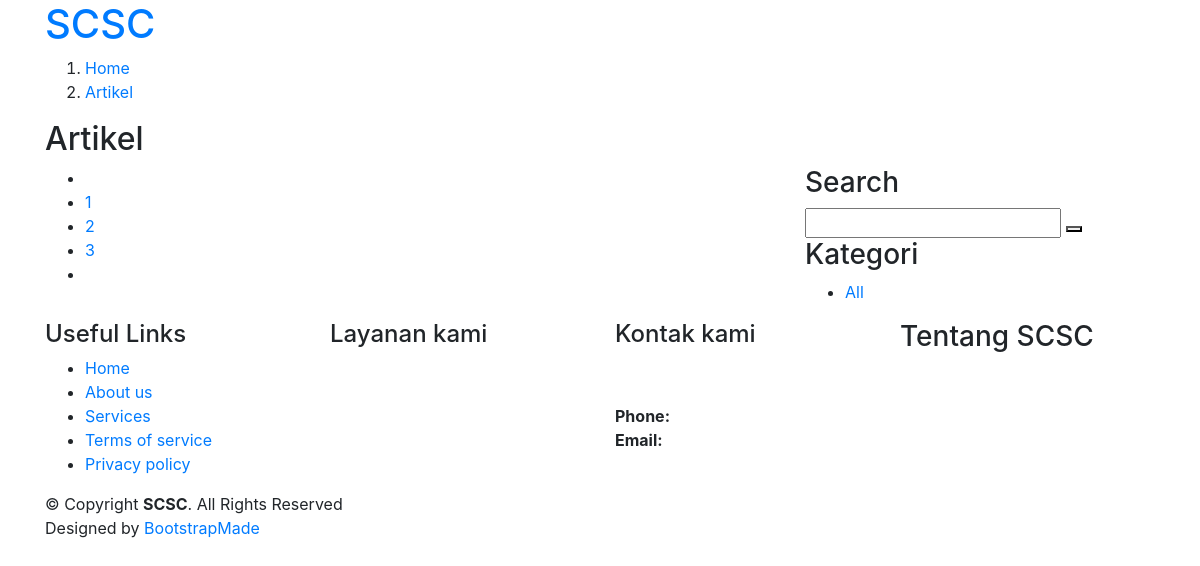
Page /index.php/artikel on the earlier database version.
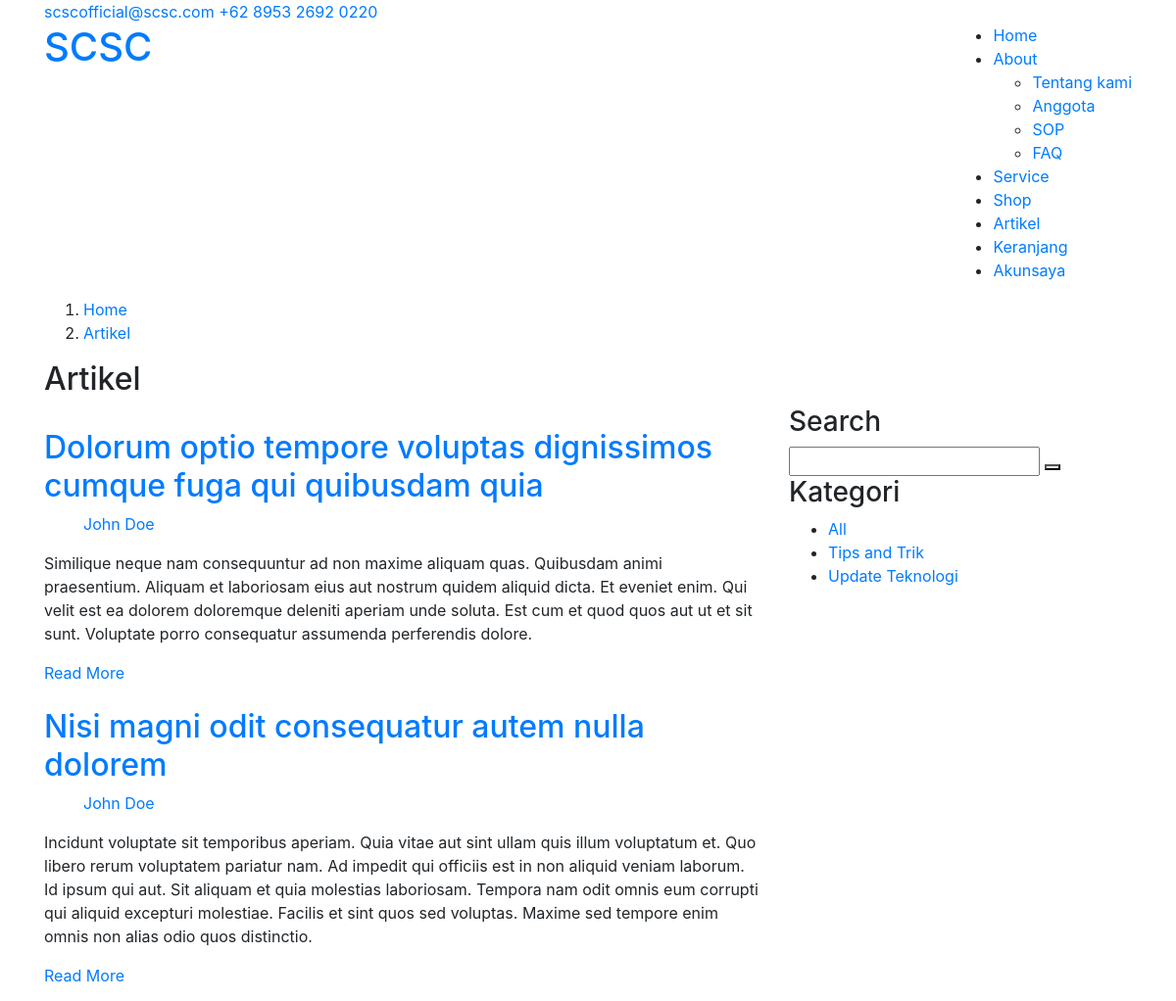
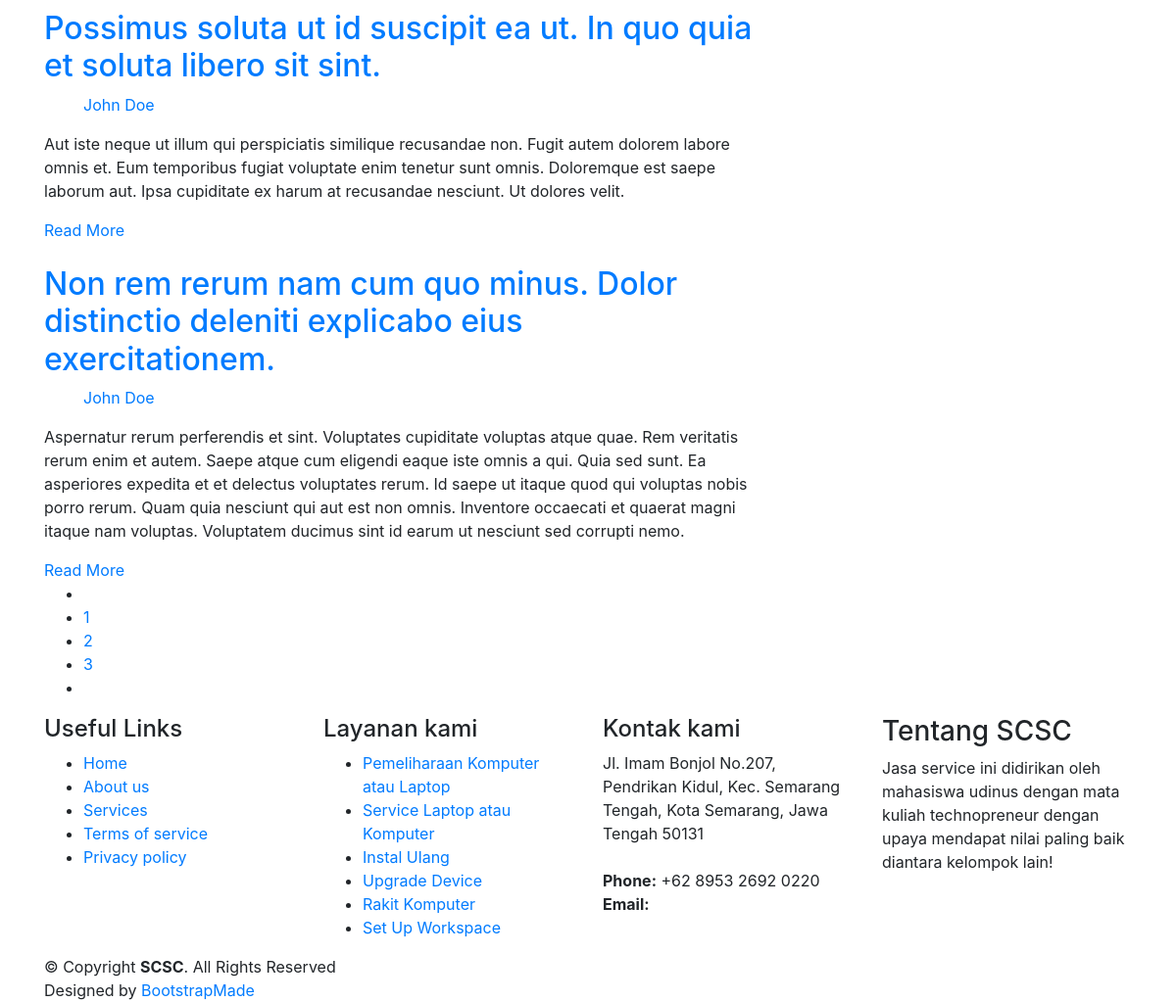
Same page on the later database version (2 pictures, top to bottom).
### tables this page shows
CREATE TABLE `homemenu` (
  `id` int(191) NOT NULL,
  `name` varchar(191) NOT NULL,
  `value` varchar(191) NOT NULL,
  `status` int(191) NOT NULL
);

CREATE TABLE `homemenuabout` (
  `id` int(191) NOT NULL,
  `name` varchar(191) NOT NULL,
  `value` varchar(191) NOT NULL,
  `status` int(191) NOT NULL
);

CREATE TABLE `artikel` (
  `id` int(191) NOT NULL,
  `title` varchar(191) NOT NULL,
  `slug` varchar(191) NOT NULL,
  `picture` varchar(191) NOT NULL,
  `author` varchar(191) NOT NULL,
  `text` text NOT NULL,
  `category` varchar(191) NOT NULL,
  `status` int(191) NOT NULL
);

CREATE TABLE `artikel_category` (
  `id` int(191) NOT NULL,
  `name` varchar(191) NOT NULL,
  `slug` varchar(191) NOT NULL,
  `status` int(1) NOT NULL
);

CREATE TABLE `service` (
  `id` int(191) NOT NULL,
  `icon` varchar(191) NOT NULL,
  `name` varchar(191) NOT NULL,
  `description` text NOT NULL,
  `estimation` varchar(191) NOT NULL,
  `level` int(191) NOT NULL,
  `price` int(191) NOT NULL,
  `status` int(191) NOT NULL
);

### application/controllers/artikel.php (called while the page is built, shortened)
<?php
class artikel extends CI_Controller
{
    public function index()
    {
        $data['title'] = "SCSC - Artikel";
        $tempVar = $this->scsc->getAll("homemenu");
        $data['menu'] = $tempVar;
        $tempVar = $this->scsc->getAll("homemenuabout");
        $data['submenu'] = $tempVar;
        $tempVar = $this->scsc->getData("profil",array('name'=>'tentang'));
        $tempVar = $tempVar[0]["value"];
        $data['tentang'] = $tempVar;
        $tempVar = $this->scsc->getData("profil",array('name'=>'logo'));
        $tempVar = $tempVar[0]["value"];
        $data['logo'] = $tempVar;
        $tempVar = $this->scsc->getData("profil",array('name'=>'singkatan'));
        $tempVar = $tempVar[0]["value"];
        $data['singkatan'] = $tempVar;
        $tempVar = $this->scsc->getData("profil",array('name'=>'email'));
        $tempVar = $tempVar[0]["value"];
        $data['email'] = $tempVar;
        $tempVar = $this->scsc->getData("profil",array('name'=>'alamat'));
        $tempVar = $tempVar[0]["value"];
        $data['alamat'] = $tempVar;
        $tempVar = $this->scsc->getData("profil",array('name'=>'telp'));
        $tempVar = $tempVar[0]["value"];
        $data['telp'] = $tempVar;
        $tempVar = $this->scsc->getData("profil",array('name'=>'twitter'));
        $tempVar = $tempVar[0]["value"];
        $data['twitter'] = $tempVar;
        $tempVar = $this->scsc->getData("profil",array('name'=>'facebook'));
        $tempVar = $tempVar[0]["value"];
        $data['facebook'] = $tempVar;
        $tempVar = $this->scsc->getData("profil",array('name'=>'instagram'));
        $tempVar = $tempVar[0]["value"];
        $data['instagram'] = $tempVar;
        $tempVar = $this->scsc->getData("profil",array('name'=>'skype'));
        $tempVar = $tempVar[0]["value"];
        $data['skype'] = $tempVar;
        $tempVar = $this->scsc->getData("profil",array('name'=>'linkedin'));
        $tempVar = $tempVar[0]["value"];
        $data['linkedin'] = $tempVar;
        $tempVar = $this->scsc->getData("artikel",array('status'=>'1'));
        $data['articles'] = $tempVar;
        $tempVar = $this->scsc->getAll("artikel_category");
        $data['categories'] = $tempVar;
        $tempVar = $this->scsc->getData("service",array('status'=>'1'));
        $data['services'] = $tempVar;
        $data['link'] = "Artikel";
        $data['sublink'] = "Artikel";
        $data['active'] = 5;
        $data['dd'] = 2;
        $data['dda'] = 0;
        $this->load->view('home/header', $data);
        $this->load->view('home/top', $data);
        $this->load->view('layanan/blog', $data);
        $this->load->view('layanan/sidearticle', $data);
        $this->load->view('home/footer', $data);
    }
}

### index.php (called while the page is built, shortened)
<?php
require_once BASEPATH.'core/CodeIgniter.php';

### application/models/scsc.php (called while the page is built, shortened)
<?php
class scsc extends CI_Model
{
    public function getData($dataBase, $where)
    {
        return $this->db->get_where($dataBase, $where)->result_array();
    }
    public function getAll($tabel)
    {
        return $this->db->get($tabel)->result_array();
    }
}

### application/views/layanan/blog.php (the view, shortened to what the changed rows need)
<main id="main">
  <section id="breadcrumbs" class="breadcrumbs">
    <div class="container">
      <h2><?= $sublink;?></h2>
    </div>
  </section>
  <section id="blog" class="blog">
    <div class="container">
      <div class="row">
        <div class="col-lg-8 entries">
          <?php foreach($articles as $article):?>
            <article class="entry">
              <div class="entry-img">
              </div>
              <h2 class="entry-title">
                <a href="<?= base_url().'artikel/detail/'.$article['slug'];?>"><?= $article['title'];?></a>
              </h2>
              <div class="entry-meta">
                <ul>
                  <li class="d-flex align-items-center"><i class="icofont-user"></i> <a href="blog-single.html"><?= $article['author'];?></a></li>
                </ul>
              </div>
              <div class="entry-content">
                <p>
                  <?= $article['text'];?>
                </p>
                <div class="read-more">
                  <a href="<?= base_url().'artikel/detail/'.$article['slug'];?>">Read More</a>
                </div>
              </div>
            </article>
          <?php endforeach;?>
        </div>

### application/views/home/top.php (shortened to what the changed rows need)
<body>
  <section id="topbar" class="d-none d-lg-block">
    <div class="container d-flex">
      <div class="contact-info mr-auto">
        <i class="icofont-envelope"></i><a href="mailto:<?= $email; ?>" target="_blank" ><?= $email; ?></a>
        <i class="icofont-phone"></i> <a href="tel:<?= $telp; ?>" target="_blank" ><?= $telp; ?></a>
      </div>
    </div>
  </section>
  <header id="header">
    <div class="container d-flex">
      <div class="logo mr-auto">
        <h1 class="text-light"><a href="<?= base_url()?>"><span><?= $singkatan; ?></span></a></h1>
      </div>
      <nav class="nav-menu d-none d-lg-block">
        <ul>
          <?php $a=1;
            foreach($menu as $nama):?>
            <?php if($a == $active && $nama['id'] != $dd):?>
              <li class="active"><a href="<?= base_url().strtolower($nama['value']);?>"><?= $nama['name'];?></a></li>
            <?php elseif($nama['id'] == $dd):?>
              <li class="drop-down"><a href="#"><?= $nama['name'];?></a>
                <ul>
                  <?php $b=1; foreach($submenu as $subnama):?>
                    <?php if($subnama['id'] != $dda):?>
                      <li>
                    <?php else:?>
                      <li class="active">
                    <?php endif;?>
                    <a href="<?= base_url().strtolower($subnama['name']);?>"><?= $subnama['value'];?></a></li>
                  <?php endforeach;?>
                </ul>
              </li>
            <?php else:?>
              <li><a href="<?= base_url().strtolower($nama['value']);?>"><?= $nama['name'];?></a></li>
            <?php endif;?>
            <?php $a++;?>
          <?php endforeach;?>
        </ul>
      </nav>
    </div>
  </header>

### application/views/layanan/sidearticle.php (shortened to what the changed rows need)
<div class="col-lg-4">
            <div class="sidebar">
              <div class="sidebar-item categories">
                <ul>
                    <?php foreach($categories as $category): ?>
                        <li><a href="<?= base_url()?>artikel/kategori/<?= $category['slug'];?>"><?= $category['name'];?></a></li>
                    <?php endforeach;?>
                </ul>
              </div>
            </div>
          </div>
        </div>
      </div>
    </section>
  </main>

### application/views/home/footer.php (shortened to what the changed rows need)
<footer id="footer">
  <div class="footer-top">
    <div class="container">
      <div class="row">
        <div class="col-lg-3 col-md-6 footer-links">
          <ul>
            <?php foreach($services as $service):?>
              <li><i class="bx bx-chevron-right"></i> <a href="<?= base_url()?>service/serviceitem/<?= $service['name'];?>"><?= $service['name']; ?></a></li>
            <?php endforeach;?>
          </ul>
        </div>
        <div class="col-lg-3 col-md-6 footer-contact">
          <h4>Kontak kami</h4>
          <p>
            <?= $alamat; ?>
            <br><br>
            <strong>Phone:</strong> <?= $telp; ?><br>
            <strong>Email:</strong> <a href="mailto:<?= $email; ?>" target="_blank" class="text-white"><?= $email; ?></a><br>
          </p>
        </div>
        <div class="col-lg-3 col-md-6 footer-info">
          <h3>Tentang <?= $singkatan;?></h3>
          <p><?= ucfirst($tentang);?></p>
        </div>
      </div>
    </div>
  </div>
</footer>
</body>
</html>

Differences in the rows shown:
added homemenu: name "Home"
added homemenu: name "About"
added homemenuabout: value "Tentang kami"
added homemenuabout: value "Anggota"
added homemenuabout: value "SOP"
added homemenuabout: value "FAQ"
added homemenu: name "Service"
added homemenu: name "Shop"
added homemenu: name "Artikel"
added homemenu: name "Keranjang"
added homemenu: name "Akunsaya"
added artikel: title "Dolorum optio tempore voluptas dignissimos cumque fuga qui quibusdam quia", author "John Doe", text "Similique neque nam consequuntur ad non maxime aliquam quas. Quibusdam animi praesentium. Aliquam et laboriosam eius aut nostrum quidem aliquid dicta. Et eveniet enim. Qui velit est ea dolorem doloremque deleniti aperiam unde soluta. Est cum et quod quos aut ut et sit sunt. Voluptate porro consequatur assumenda perferendis dolore."
added artikel: title "Nisi magni odit consequatur autem nulla dolorem", author "John Doe", text "Incidunt voluptate sit temporibus aperiam. Quia vitae aut sint ullam quis illum voluptatum et. Quo libero rerum voluptatem pariatur nam. Ad impedit qui officiis est in non aliquid veniam laborum. Id ipsum qui aut. Sit aliquam et quia molestias laboriosam. Tempora nam odit omnis eum corrupti qui aliquid excepturi molestiae. Facilis et sint quos sed voluptas. Maxime sed tempore enim omnis non alias odio quos distinctio."
added artikel: title "Possimus soluta ut id suscipit ea ut. In quo quia et soluta libero sit sint.", author "John Doe", text "Aut iste neque ut illum qui perspiciatis similique recusandae non. Fugit autem dolorem labore omnis et. Eum temporibus fugiat voluptate enim tenetur sunt omnis. Doloremque est saepe laborum aut. Ipsa cupiditate ex harum at recusandae nesciunt. Ut dolores velit."
added artikel: title "Non rem rerum nam cum quo minus. Dolor distinctio deleniti explicabo eius exercitationem.", author "John Doe", text "Aspernatur rerum perferendis et sint. Voluptates cupiditate voluptas atque quae. Rem veritatis rerum enim et autem. Saepe atque cum eligendi eaque iste omnis a qui. Quia sed sunt. Ea asperiores expedita et et delectus voluptates rerum. Id saepe ut itaque quod qui voluptas nobis porro rerum. Quam quia nesciunt qui aut est non omnis. Inventore occaecati et quaerat magni itaque nam voluptas. Voluptatem ducimus sint id earum ut nesciunt sed corrupti nemo."
added artikel_category: name "Tips and Trik"
added artikel_category: name "Update Teknologi"
added service: name "Pemeliharaan Komputer atau Laptop"
added service: name "Service Laptop atau Komputer"
added service: name "Instal Ulang"
added service: name "Upgrade Device"
added service: name "Rakit Komputer"
added service: name "Set Up Workspace"
Other differences:
$email: (not shown) → "scscofficial@scsc.com"
$telp: (not shown) → "+62 8953 2692 0220"
$alamat: (not shown) → "Jl. Imam Bonjol No.207, Pendrikan Kidul, Kec. Semarang Tengah, Kota Semarang, Jawa Tengah 50131"
$tentang: (not shown) → "Jasa service ini didirikan oleh mahasiswa udinus dengan mata kuliah technopreneur dengan upaya mendapat nilai paling baik diantara kelompok lain!"
